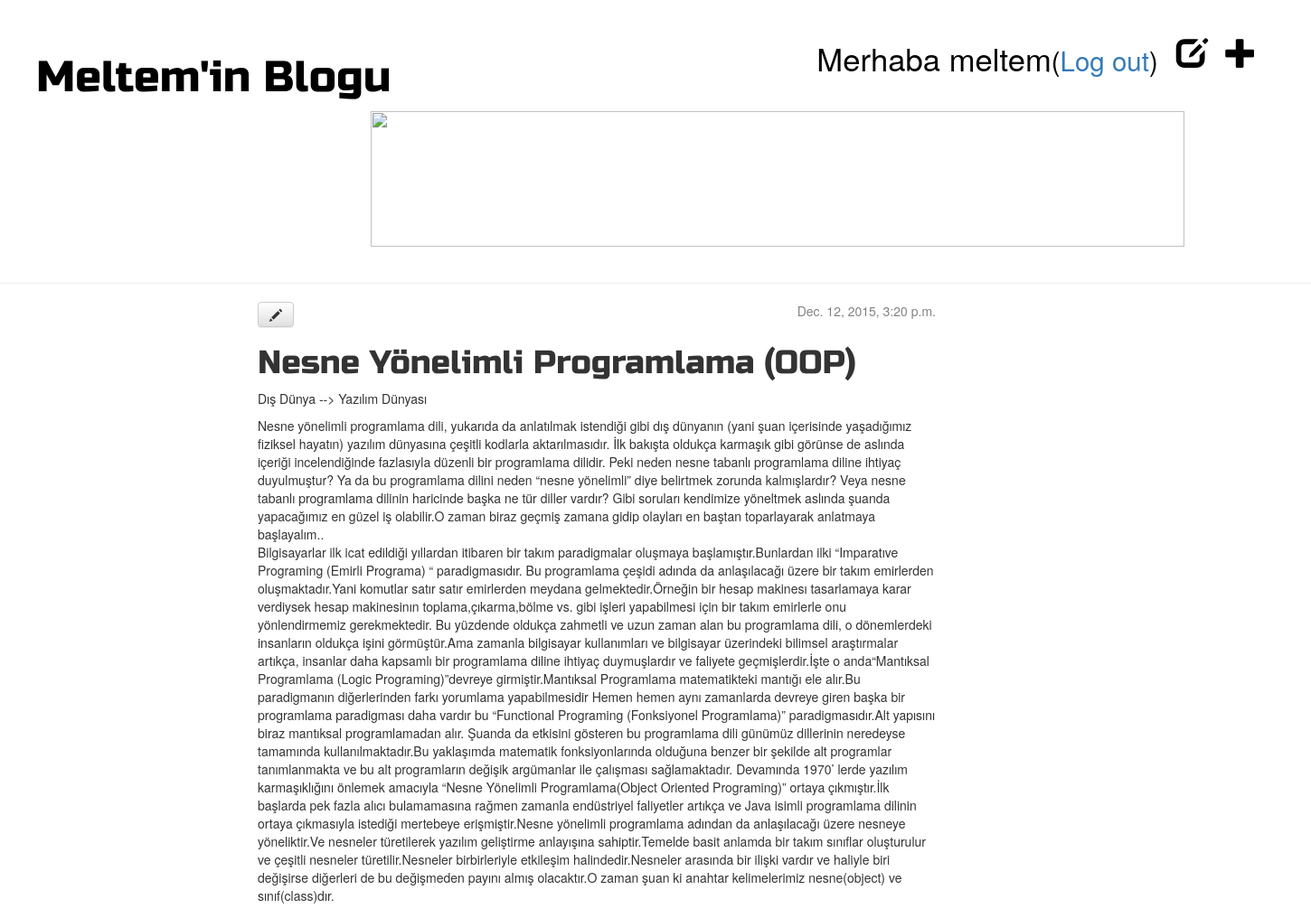
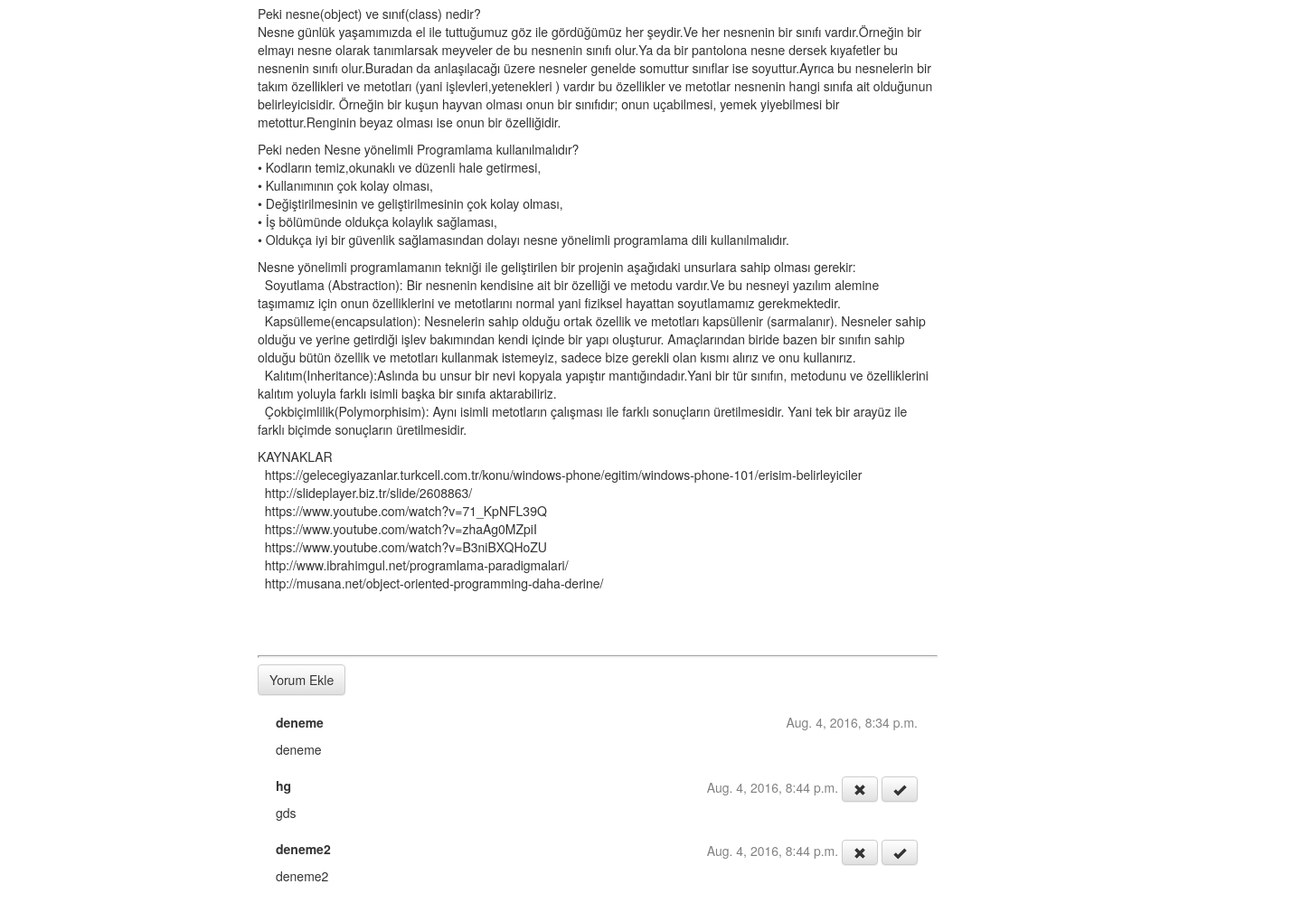
The app's page /post/1/ (signed in) with its own data (2 pictures, top to bottom).
### blog/models.py (models this page shows, shortened)
class Post(models.Model):
    yazar = models.ForeignKey('auth.User')
    baslik = models.CharField(max_length=200)
    yazi = models.TextField()
    yaratilis_tarihi = models.DateTimeField(
            default=timezone.now)
    yayinlanma_tarihi = models.DateTimeField(
            blank=True, null=True)

class Comment(models.Model):
    post = models.ForeignKey('blog.Post', related_name='comments')
    yazar = models.CharField(max_length=200)
    yazi = models.TextField()
    yaratilis_tarihi = models.DateTimeField(default=timezone.now)
    onaylanmis_yorum = models.BooleanField(default=False)

### blog/views.py (the view)
# urls.py: url(r'^post/(?P<pk>[0-9]+)/$', views.post_detail, name='post_detail'),
def post_detail(request, pk):
    post = get_object_or_404(Post, pk=pk)
    return render(request, 'blog/post_detail.html', {'post': post})

### blog/templates/blog/post_detail.html
{% extends 'blog/base.html' %}
{% block content %}
    <div class="post">
        {% if post.yayinlanma_tarihi %}
            <div class="date">
                {{ post.yayinlanma_tarihi }}
            </div>
        {% else %}
            <a class="btn btn-default" href="{% url 'blog.views.post_publish' pk=post.pk %}">Yayınla</a>
            <a class="btn btn-default" href="{% url 'post_remove' pk=post.pk %}"><span class="glyphicon glyphicon-remove"></span></a>
        {% endif %}
		{% if user.is_authenticated %}
		<a class="btn btn-default" href="{% url 'post_edit' pk=post.pk %}"><span class="glyphicon glyphicon-pencil"></span></a>
		{% endif %}
        <h1>{{ post.baslik }}</h1>
        <p>{{ post.yazi|linebreaks }}</p>
    </div>
    <hr>
    <a class="btn btn-default" href="{% url 'add_comment_to_post' pk=post.pk %}">Yorum Ekle</a>
    {% for comment in post.comments.all %}
        {% if user.is_authenticated or comment.onaylanmis_yorum %}
        <div class="comment">
            <div class="date">
                {{ comment.yaratilis_tarihi }}
                {% if not comment.onaylanmis_yorum %}
                    <a class="btn btn-default" href="{% url 'comment_remove' pk=comment.pk %}"><span class="glyphicon glyphicon-remove"></span></a>
                    <a class="btn btn-default" href="{% url 'comment_approve' pk=comment.pk %}"><span class="glyphicon glyphicon-ok"></span></a>
                {% endif %}
            </div>
            <strong>{{ comment.yazar }}</strong>
            <p>{{ comment.yazi|linebreaks }}</p>
        </div>
        {% endif %}
    {% empty %}
        <p>Henüz hiç bir yorum  :(</p>
    {% endfor %}
{% endblock %}

### blog/templates/blog/base.html (shortened to what this page needs)
{% load staticfiles %}
<html>
     <head>
		<link rel="stylesheet" href="//maxcdn.bootstrapcdn.com/bootstrap/3.2.0/css/bootstrap.min.css">
		<link rel="stylesheet" href="//maxcdn.bootstrapcdn.com/bootstrap/3.2.0/css/bootstrap-theme.min.css">
		<link rel="stylesheet" href="{% static 'css/blog.css' %}">
    </head>
    <body>
        <div class="page-header">
    		{% if user.is_authenticated %}
    		<a href="{% url 'post_new' %}" class="top-menu"><span class="glyphicon glyphicon-plus"></span></a>
            <a href="{% url 'post_draft_list' %}" class="top-menu"><span class="glyphicon glyphicon-edit"></span></a>
            <p class="top-menu">Merhaba {{ user.username }}<small>(<a href="{% url 'logout' %}">Log out</a>)</small></p>
            {% else %}
            <a href="{% url 'login' %}" class="top-menu"><span class="glyphicon glyphicon-lock"></span></a>
            {% endif %}
            <h1><a href="/">Meltem'in Blogu</a></h1>
            <img src="http://2.bp.blogspot.com/-R97jzYoL7Z8/T3SWTvskGRI/AAAAAAAAAjc/_R1KFtHUpZI/s1600/1081.jpg">
        </div>
        <div class="content container">
            <div class="row">
                <div class="col-md-8">
                {% block content %}
                {% endblock %}
                </div>
            </div>
        </div>
    </body>
</html>

### blog/static/css/blog.css (style rules this page uses)
h1 a { color: black; font-family: 'Russo One'; }
.page-header img { width: 900px; height: 150px; margin: 0px 0px 0px 370px; }
.page-header { margin-top: 0; padding: 40px 40px 40px 40px; }
.page-header h1, .page-header h1 a, .page-header h1 a:visited, .page-header h1 a:active { color: black; font-size: 36pt; text-decoration: none; }
.content { margin-left: 270px; }
h1, h2, h3, h4 { font-family: 'Russo One', sans-serif; }
.post h1 { text-decoration:none; }
.date { float: right; color: #828282; }
.top-menu, .top-menu:hover, .top-menu:visited { color: black; float: right; font-size: 26pt; margin-right: 20px; }
.post { margin-bottom: 70px; }
hr { display: block; margin-top: 0.5em; margin-bottom: 0.5em; margin-left: auto; margin-right: auto; border-style: inset; border-width: 1px; width: 750px; height: 0.5px; }
.comment { margin: 20px 20px 20px 20px; }

### records on screen
Post: yayinlanma_tarihi "Dec. 12, 2015, 3:20 p.m.", baslik "Nesne Yönelimli Programlama (OOP)", yazi "Dış Dünya --> Yazılım Dünyası Nesne yönelimli programlama dili, yukarıda da anlatılmak istendiği gibi dış dünyanın (yani şuan içerisinde yaşadığımız fiziksel hayatın) yazılım dünyasına çeşitli kodlarla aktarılmasıdır. İlk bakışta oldukça karmaşık gibi görünse de aslında içeriği incelendiğinde fazlasıyla düzenli bir programlama dilidir. Peki neden nesne tabanlı programlama diline ihtiyaç duyulmuştur? Ya da bu programlama dilini neden “nesne yönelimli” diye belirtmek zorunda kalmışlardır? Veya nesne tabanlı programlama dilinin haricinde başka ne tür diller vardır? Gibi soruları kendimize yöneltmek aslında şuanda yapacağımız en güzel iş olabilir.O zaman biraz geçmiş zamana gidip olayları en…"
Comment: yaratilis_tarihi "Aug. 4, 2016, 8:34 p.m.", yazar "deneme", yazi "deneme"
Comment: yaratilis_tarihi "Aug. 4, 2016, 8:44 p.m.", onaylanmis_yorum False (drawn), yazar "hg", yazi "gds"
Comment: yaratilis_tarihi "Aug. 4, 2016, 8:44 p.m.", onaylanmis_yorum False (drawn), yazar "deneme2", yazi "deneme2"

### other values on screen
{{ user.username }} "meltem"
